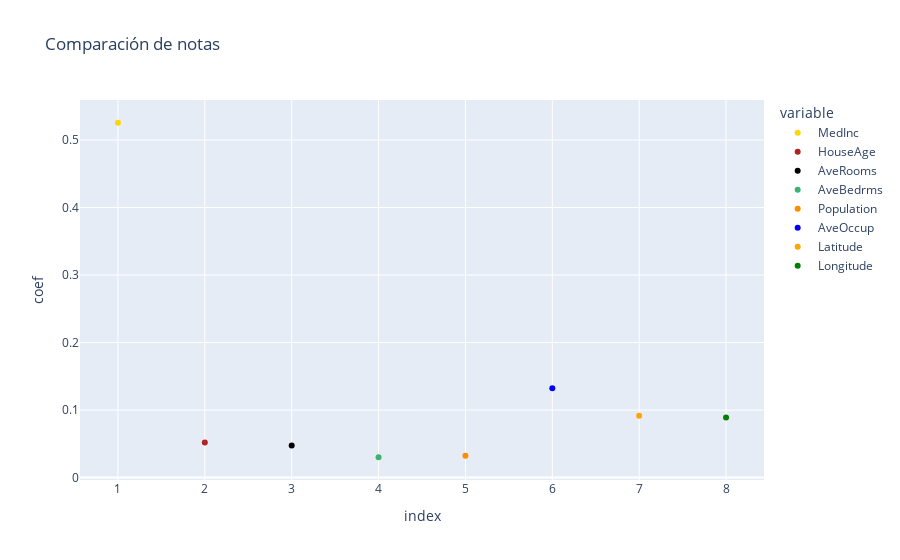

Notebook code for this chart:
### Code cell
# Existe alguna correlación entre las notas de matemáticas y escritura
my_df = pd.DataFrame(columns = ["index","variable", "coef"])
my_df["index"] = [1, 2, 3, 4, 5 ,6 ,7 ,8]
my_df["variable"] = df_data.columns
my_df["coef"] = rf.feature_importances_

fig = px.scatter(my_df, x="index", y="coef", color="variable", title = "Comparación de notas",
                color_discrete_map={"MedInc": "gold", "HouseAge": "firebrick",
                                    "AveRooms": "black", "AveBedrms": "mediumseagreen",
                                    "Population": "darkorange", "AveOccup": "blue", "Latitude": "orange",
                                    "Longitude": "green"},
                trendline="ols")
fig.show()

### Figure 1 — Plotly figure (JSON) as saved in the notebook; plotly's stock layout.template omitted (floating-point values rounded to 4 significant figures)
{"data": [{"hovertemplate": "variable=MedInc<br>index=%{x}<br>coef=%{y}<extra></extra>", "legendgroup": "MedInc", "marker": {"color": "gold", "symbol": "circle"}, "mode": "markers", "name": "MedInc", "orientation": "v", "showlegend": true, "type": "scatter", "x": [1], "xaxis": "x", "y": [0.5256], "yaxis": "y"}, {"hovertemplate": "variable=MedInc<extra></extra>", "legendgroup": "MedInc", "marker": {"color": "gold", "symbol": "circle"}, "mode": "lines", "name": "MedInc", "showlegend": false, "type": "scatter", "xaxis": "x", "yaxis": "y"}, {"hovertemplate": "variable=HouseAge<br>index=%{x}<br>coef=%{y}<extra></extra>", "legendgroup": "HouseAge", "marker": {"color": "firebrick", "symbol": "circle"}, "mode": "markers", "name": "HouseAge", "orientation": "v", "showlegend": true, "type": "scatter", "x": [2], "xaxis": "x", "y": [0.05183], "yaxis": "y"}, {"hovertemplate": "variable=HouseAge<extra></extra>", "legendgroup": "HouseAge", "marker": {"color": "firebrick", "symbol": "circle"}, "mode": "lines", "name": "HouseAge", "showlegend": false, "type": "scatter", "xaxis": "x", "yaxis": "y"}, {"hovertemplate": "variable=AveRooms<br>index=%{x}<br>coef=%{y}<extra></extra>", "legendgroup": "AveRooms", "marker": {"color": "black", "symbol": "circle"}, "mode": "markers", "name": "AveRooms", "orientation": "v", "showlegend": true, "type": "scatter", "x": [3], "xaxis": "x", "y": [0.04758], "yaxis": "y"}, {"hovertemplate": "variable=AveRooms<extra></extra>", "legendgroup": "AveRooms", "marker": {"color": "black", "symbol": "circle"}, "mode": "lines", "name": "AveRooms", "showlegend": false, "type": "scatter", "xaxis": "x", "yaxis": "y"}, {"hovertemplate": "variable=AveBedrms<br>index=%{x}<br>coef=%{y}<extra></extra>", "legendgroup": "AveBedrms", "marker": {"color": "mediumseagreen", "symbol": "circle"}, "mode": "markers", "name": "AveBedrms", "orientation": "v", "showlegend": true, "type": "scatter", "x": [4], "xaxis": "x", "y": [0.03011], "yaxis": "y"}, {"hovertemplate": "variable=AveBedrms<extra></extra>", "legendgroup": "AveBedrms", "marker": {"color": "mediumseagreen", "symbol": "circle"}, "mode": "lines", "name": "AveBedrms", "showlegend": false, "type": "scatter", "xaxis": "x", "yaxis": "y"}, {"hovertemplate": "variable=Population<br>index=%{x}<br>coef=%{y}<extra></extra>", "legendgroup": "Population", "marker": {"color": "darkorange", "symbol": "circle"}, "mode": "markers", "name": "Population", "orientation": "v", "showlegend": true, "type": "scatter", "x": [5], "xaxis": "x", "y": [0.03229], "yaxis": "y"}, {"hovertemplate": "variable=Population<extra></extra>", "legendgroup": "Population", "marker": {"color": "darkorange", "symbol": "circle"}, "mode": "lines", "name": "Population", "showlegend": false, "type": "scatter", "xaxis": "x", "yaxis": "y"}, {"hovertemplate": "variable=AveOccup<br>index=%{x}<br>coef=%{y}<extra></extra>", "legendgroup": "AveOccup", "marker": {"color": "blue", "symbol": "circle"}, "mode": "markers", "name": "AveOccup", "orientation": "v", "showlegend": true, "type": "scatter", "x": [6], "xaxis": "x", "y": [0.1322], "yaxis": "y"}, {"hovertemplate": "variable=AveOccup<extra></extra>", "legendgroup": "AveOccup", "marker": {"color": "blue", "symbol": "circle"}, "mode": "lines", "name": "AveOccup", "showlegend": false, "type": "scatter", "xaxis": "x", "yaxis": "y"}, {"hovertemplate": "variable=Latitude<br>index=%{x}<br>coef=%{y}<extra></extra>", "legendgroup": "Latitude", "marker": {"color": "orange", "symbol": "circle"}, "mode": "markers", "name": "Latitude", "orientation": "v", "showlegend": true, "type": "scatter", "x": [7], "xaxis": "x", "y": [0.09158], "yaxis": "y"}, {"hovertemplate": "variable=Latitude<extra></extra>", "legendgroup": "Latitude", "marker": {"color": "orange", "symbol": "circle"}, "mode": "lines", "name": "Latitude", "showlegend": false, "type": "scatter", "xaxis": "x", "yaxis": "y"}, {"hovertemplate": "variable=Longitude<br>index=%{x}<br>coef=%{y}<extra></extra>", "legendgroup": "Longitude", "marker": {"color": "green", "symbol": "circle"}, "mode": "markers", "name": "Longitude", "orientation": "v", "showlegend": true, "type": "scatter", "x": [8], "xaxis": "x", "y": [0.08888], "yaxis": "y"}, {"hovertemplate": "variable=Longitude<extra></extra>", "legendgroup": "Longitude", "marker": {"color": "green", "symbol": "circle"}, "mode": "lines", "name": "Longitude", "showlegend": false, "type": "scatter", "xaxis": "x", "yaxis": "y"}], "layout": {"legend": {"title": {"text": "variable"}, "tracegroupgap": 0}, "title": {"text": "Comparación de notas"}, "xaxis": {"anchor": "y", "domain": [0, 1], "title": {"text": "index"}}, "yaxis": {"anchor": "x", "domain": [0, 1], "title": {"text": "coef"}}}}
